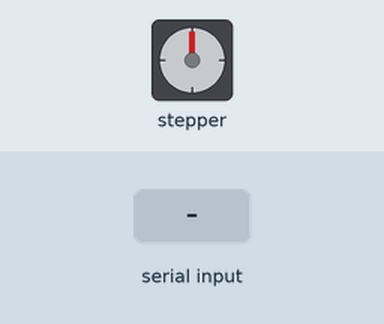
Simulated run of this sketch. Board: Arduino Uno, built with avr-gcc and run on an emulated ATmega328P. Parts: stepper motor. Inputs (shaded band) come from the test bench. Stepper angles assume 2048 steps per turn.

Above: at 1.2 s.
1.3 s: "L" received over Serial
At 1.7 s:
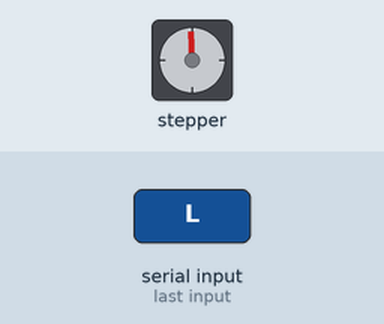
2.8 s: "R" received over Serial
At 3.4 s:
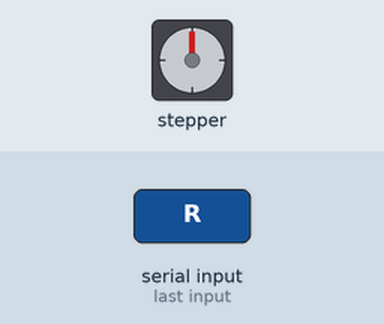
Timing chart, 0 to 5.8 s (numbered marks = the images above; inputs shaded):
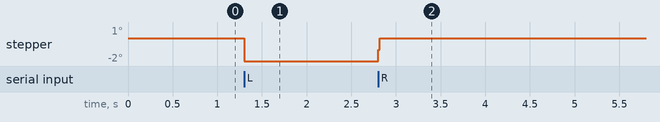

The sketch:

face_tracker.ino
```cpp
#include <Stepper.h>

#define STEPS 2048  // steps per revolution for 28BYJ-48

Stepper stepper(STEPS, 8, 10, 9, 11);

char command;

void setup() {
  Serial.begin(9600);
  stepper.setSpeed(10); // RPM
}

void loop() {
  if (Serial.available() > 0) {
    command = Serial.read();

    if (command == 'L') {
      stepper.step(-10); // rotate left
    }
    else if (command == 'R') {
      stepper.step(10);  // rotate right
    }
    else if (command == 'S') {
      // stop (do nothing)
    }
  }
}
```

Measured:
- after the input at 2.8 s, stepper: goes -1° 0.02 s, then 0°, starting at once
